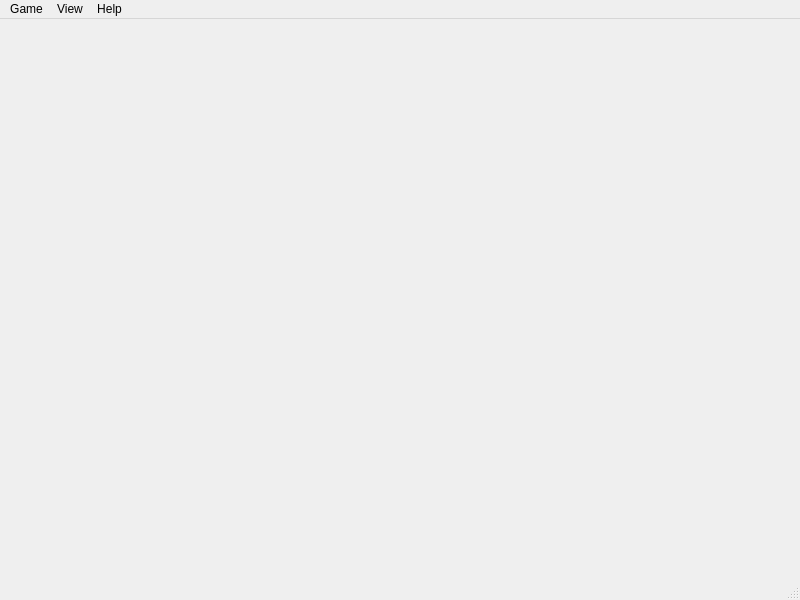
<?xml version="1.0" encoding="UTF-8"?>
<ui version="4.0">
 <class>MainWindow</class>
 <widget class="QMainWindow" name="MainWindow">
  <property name="geometry">
   <rect>
    <x>0</x>
    <y>0</y>
    <width>800</width>
    <height>600</height>
   </rect>
  </property>
  <property name="windowTitle">
   <string>WorldMor</string>
  </property>
  <widget class="QWidget" name="mainWidget"/>
  <widget class="QMenuBar" name="menubar">
   <property name="geometry">
    <rect>
     <x>0</x>
     <y>0</y>
     <width>800</width>
     <height>20</height>
    </rect>
   </property>
   <widget class="QMenu" name="menuGame">
    <property name="title">
     <string>Game</string>
    </property>
    <addaction name="actionNew"/>
    <addaction name="separator"/>
    <addaction name="actionLoad"/>
    <addaction name="actionSave"/>
    <addaction name="actionSave_As"/>
    <addaction name="separator"/>
    <addaction name="actionExit"/>
   </widget>
   <widget class="QMenu" name="menuHelp">
    <property name="title">
     <string>Help</string>
    </property>
    <addaction name="actionAbout"/>
   </widget>
   <widget class="QMenu" name="menuView">
    <property name="title">
     <string>View</string>
    </property>
    <addaction name="actionFullscreen"/>
   </widget>
   <addaction name="menuGame"/>
   <addaction name="menuView"/>
   <addaction name="menuHelp"/>
  </widget>
  <widget class="QStatusBar" name="statusbar"/>
  <action name="actionNew">
   <property name="text">
    <string>New</string>
   </property>
   <property name="shortcut">
    <string>Ctrl+N</string>
   </property>
  </action>
  <action name="actionLoad">
   <property name="text">
    <string>Load</string>
   </property>
   <property name="shortcut">
    <string>Ctrl+O</string>
   </property>
  </action>
  <action name="actionSave">
   <property name="text">
    <string>Save</string>
   </property>
   <property name="shortcut">
    <string>Ctrl+S</string>
   </property>
  </action>
  <action name="actionExit">
   <property name="text">
    <string>Exit</string>
   </property>
   <property name="shortcut">
    <string>Ctrl+E</string>
   </property>
  </action>
  <action name="actionAbout">
   <property name="text">
    <string>About</string>
   </property>
  </action>
  <action name="actionFullscreen">
   <property name="text">
    <string>Fullscreen</string>
   </property>
   <property name="shortcut">
    <string>Alt+Return</string>
   </property>
  </action>
  <action name="actionSave_As">
   <property name="text">
    <string>Save As</string>
   </property>
   <property name="shortcut">
    <string>Ctrl+Shift+S</string>
   </property>
  </action>
 </widget>
 <resources/>
 <connections/>
</ui>
